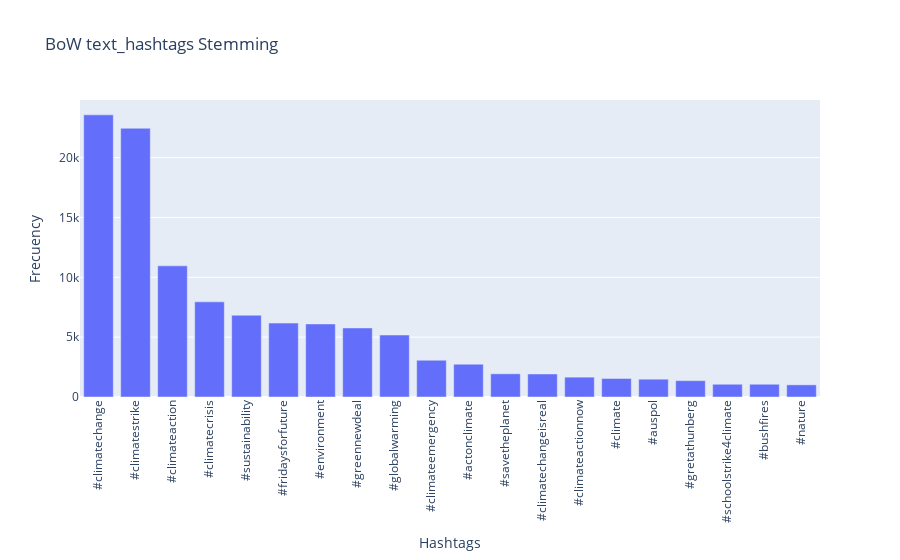

Write notebook code for a chart like this one.
### Markdown cell above
For the stemming process for `tokens_hashtags_tweet`, we tried to use Porter but Lancaster was better.

### Code cell
# Stemming con NLTK for tokens_hashtags_tweet

tokens_hashtags = [lancaster.stem(w) for w in tokens_hashtags_tweet]

fdist = nltk.FreqDist(tokens_hashtags)
topwords = fdist.most_common(20)
print("Size of new BoW hashtags =", len(fdist))
x, y = zip(*topwords)
fig = px.bar(
    x=x,
    y=y,
    title="BoW text_hashtags Stemming",
    labels={"x": "Hashtags", "y": "Frecuency"},
)
fig.update_xaxes(tickangle=270)
fig.show()

### Figure 1 — Plotly figure (JSON) as saved in the notebook; plotly's stock layout.template omitted (floating-point values rounded to 4 significant figures)
{"data": [{"alignmentgroup": "True", "hovertemplate": "Hashtags=%{x}<br>Frecuency=%{y}<extra></extra>", "legendgroup": "", "marker": {"color": "#636efa", "pattern": {"shape": ""}}, "name": "", "offsetgroup": "", "orientation": "v", "showlegend": false, "textposition": "auto", "type": "bar", "x": ["#climatechange", "#climatestrike", "#climateaction", "#climatecrisis", "#sustainability", "#fridaysforfuture", "#environment", "#greennewdeal", "#globalwarming", "#climateemergency", "#actonclimate", "#savetheplanet", "#climatechangeisreal", "#climateactionnow", "#climate", "#auspol", "#gretathunberg", "#schoolstrike4climate", "#bushfires", "#nature"], "xaxis": "x", "y": [23572, 22452, 10955, 7948, 6831, 6176, 6104, 5769, 5178, 3072, 2739, 1937, 1922, 1658, 1546, 1488, 1366, 1065, 1065, 1016], "yaxis": "y"}], "layout": {"barmode": "relative", "legend": {"tracegroupgap": 0}, "title": {"text": "BoW text_hashtags Stemming"}, "xaxis": {"anchor": "y", "domain": [0, 1], "tickangle": -90, "title": {"text": "Hashtags"}}, "yaxis": {"anchor": "x", "domain": [0, 1], "title": {"text": "Frecuency"}}}}
